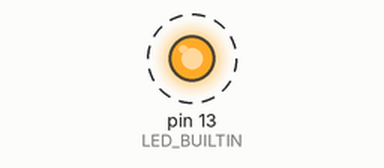
This sketch was run on a simulated Arduino Uno, built with avr-gcc and run on an emulated ATmega328P. Parts: output pins drawn as LEDs (lit = HIGH). Dashed ring = blinking. What the sketch prints to the serial monitor is not drawn.

Above: at 0.5 s.
Timing chart, 0 to 4.6 s (numbered marks = the images above):
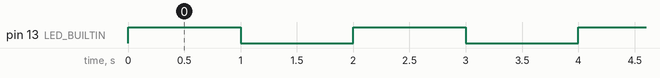

Measured:
- by itself, pin 13 (LED_BUILTIN): alternates HIGH for 1.0 s and LOW for 1.0 s

The sketch:

blink.ino
```cpp
//#include <EEPROM.h>
//#define EEPROM_SIZE 12
//EEPROM.begin(EEPROM_SIZE);
//unsigned long i;
int i = 1000;
int b;
int c;
void setup() {

  Serial.begin(9600);
  pinMode(LED_BUILTIN, OUTPUT);  // تعریف پایه خروجی برای ال ای دی
}
// ایجاد حلقه
void loop() {

  digitalWrite(LED_BUILTIN, HIGH);  // روشن شدن ال ای دی
  delay(i);                         // پس از یک ثانیه
  digitalWrite(LED_BUILTIN, LOW);   // خاموش شدن ال ای دی
  delay(i);                         // پس از یک ثانیه
  b++;
  Serial.println(b);
}
```
